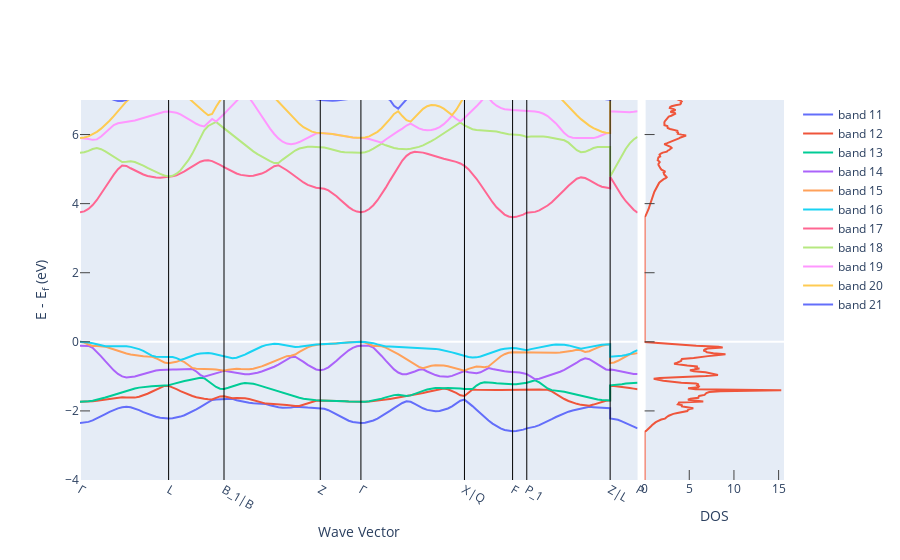

This figure's notebook cell:
### Code cell
print("En comparaison avec la densité d'électrons: ")
fig_el_bs_and_dos = get_plot_bs_and_dos(el_bs, el_dos, plot_range=[-4,7])
fig_el_bs_and_dos.show()

### Figure 1 — Plotly figure (JSON) as saved in the notebook; plotly's stock layout.template omitted (floating-point values rounded to 4 significant figures; data arrays with more than 128 entries replaced by an {"elided": "..."} marker saying what was removed)
{"data": [{"mode": "lines", "name": "band 11", "type": "scatter", "x": {"elided": "145 float values"}, "xaxis": "x", "y": {"elided": "145 float values"}, "yaxis": "y"}, {"mode": "lines", "name": "band 12", "type": "scatter", "x": {"elided": "145 float values"}, "xaxis": "x", "y": {"elided": "145 float values"}, "yaxis": "y"}, {"mode": "lines", "name": "band 13", "type": "scatter", "x": {"elided": "145 float values"}, "xaxis": "x", "y": {"elided": "145 float values"}, "yaxis": "y"}, {"mode": "lines", "name": "band 14", "type": "scatter", "x": {"elided": "145 float values"}, "xaxis": "x", "y": {"elided": "145 float values"}, "yaxis": "y"}, {"mode": "lines", "name": "band 15", "type": "scatter", "x": {"elided": "145 float values"}, "xaxis": "x", "y": {"elided": "145 float values"}, "yaxis": "y"}, {"mode": "lines", "name": "band 16", "type": "scatter", "x": {"elided": "145 float values"}, "xaxis": "x", "y": {"elided": "145 float values"}, "yaxis": "y"}, {"mode": "lines", "name": "band 17", "type": "scatter", "x": {"elided": "145 float values"}, "xaxis": "x", "y": {"elided": "145 float values"}, "yaxis": "y"}, {"mode": "lines", "name": "band 18", "type": "scatter", "x": {"elided": "145 float values"}, "xaxis": "x", "y": {"elided": "145 float values"}, "yaxis": "y"}, {"mode": "lines", "name": "band 19", "type": "scatter", "x": {"elided": "145 float values"}, "xaxis": "x", "y": {"elided": "145 float values"}, "yaxis": "y"}, {"mode": "lines", "name": "band 20", "type": "scatter", "x": {"elided": "145 float values"}, "xaxis": "x", "y": {"elided": "145 float values"}, "yaxis": "y"}, {"mode": "lines", "name": "band 21", "type": "scatter", "x": {"elided": "145 float values"}, "xaxis": "x", "y": {"elided": "145 float values"}, "yaxis": "y"}, {"mode": "lines", "showlegend": false, "type": "scatter", "x": {"elided": "2001 float values"}, "xaxis": "x2", "y": {"elided": "2001 float values"}, "yaxis": "y2"}], "layout": {"shapes": [{"line": {"color": "black", "width": 1}, "type": "line", "x0": 1.043, "x1": 1.043, "xref": "x", "y0": 0, "y1": 1, "yref": "y domain"}, {"line": {"color": "black", "width": 1}, "type": "line", "x0": 1.695, "x1": 1.695, "xref": "x", "y0": 0, "y1": 1, "yref": "y domain"}, {"line": {"color": "black", "width": 1}, "type": "line", "x0": 2.828, "x1": 2.828, "xref": "x", "y0": 0, "y1": 1, "yref": "y domain"}, {"line": {"color": "black", "width": 1}, "type": "line", "x0": 3.306, "x1": 3.306, "xref": "x", "y0": 0, "y1": 1, "yref": "y domain"}, {"line": {"color": "black", "width": 1}, "type": "line", "x0": 4.525, "x1": 4.525, "xref": "x", "y0": 0, "y1": 1, "yref": "y domain"}, {"line": {"color": "black", "width": 1}, "type": "line", "x0": 5.091, "x1": 5.091, "xref": "x", "y0": 0, "y1": 1, "yref": "y domain"}, {"line": {"color": "black", "width": 1}, "type": "line", "x0": 5.258, "x1": 5.258, "xref": "x", "y0": 0, "y1": 1, "yref": "y domain"}, {"line": {"color": "black", "width": 1}, "type": "line", "x0": 6.24, "x1": 6.24, "xref": "x", "y0": 0, "y1": 1, "yref": "y domain"}], "xaxis": {"anchor": "y", "domain": [0, 0.792], "mirror": true, "showgrid": false, "ticklen": 0, "ticks": "inside", "ticktext": ["Γ", "L", "B_1|B", "Z", "Γ", "X|Q", "F", "P_1", "Z|L", "P"], "tickvals": [0, 1.043, 1.695, 2.828, 3.306, 4.525, 5.091, 5.258, 6.24, 6.562], "title": {"text": "Wave Vector"}}, "xaxis2": {"anchor": "y2", "domain": [0.802, 1], "mirror": true, "range": [0, 15.6], "showgrid": false, "ticklen": 10, "ticks": "inside", "title": {"text": "DOS"}}, "yaxis": {"anchor": "x", "domain": [0, 1], "mirror": true, "range": [-4, 7], "showgrid": false, "ticklen": 10, "ticks": "inside", "title": {"text": "E - E<sub>f</sub> (eV)"}}, "yaxis2": {"anchor": "x2", "domain": [0, 1], "matches": "y", "mirror": true, "showgrid": false, "showticklabels": false, "ticklen": 10, "ticks": "inside"}}}
